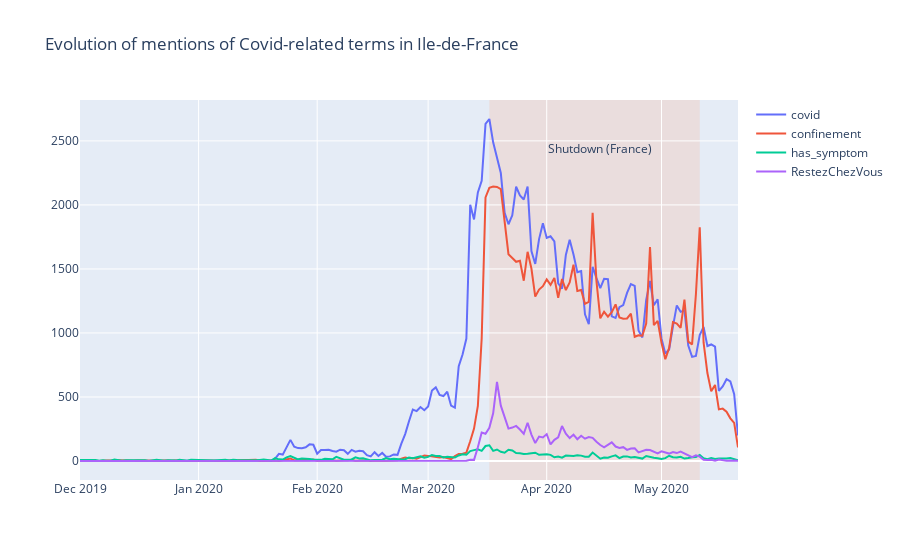

Notebook code cell kept with this figure:
### Markdown cell above
## Evolution of tweets related to COVID and symptoms

### Code cell
def plot_covid_evolution() :
    traces=[]
    df = tweets_symptoms
    for value in ['covid','confinement','has_symptom','RestezChezVous']:
        traces.append(go.Scatter(x = df['day'], 
                                 y = df[value].values,
                                mode = 'lines',
                                name = value))
    
    layout = go.Layout(title="Evolution of mentions of Covid-related terms in Ile-de-France")
    fig = go.Figure(traces, layout)
    
    fig.add_shape(dict(type="rect",
                       yref='paper',
                       x0='2020-03-17',
                       y0=0,
                       x1='2020-05-11',
                       y1=1,
                       fillcolor="LightSalmon",
                       opacity=0.2,
                       layer='below',
                       line_width=0))
    
    fig.update_layout(annotations=[dict(
        x='2020-04-15',
        y=0.9,
        yref="paper",
        text="Shutdown (France)", showarrow=False)])
    
    py.iplot(fig)
plot_covid_evolution()

### Figure 1 — Plotly figure (JSON) as saved in the notebook; plotly's stock layout.template omitted (floating-point values rounded to 4 significant figures; data arrays with more than 128 entries replaced by an {"elided": "..."} marker saying what was removed)
{"data": [{"mode": "lines", "name": "covid", "type": "scatter", "x": {"elided": "173 str values"}, "y": {"elided": "173 int values"}}, {"mode": "lines", "name": "confinement", "type": "scatter", "x": {"elided": "173 str values"}, "y": {"elided": "173 int values"}}, {"mode": "lines", "name": "has_symptom", "type": "scatter", "x": {"elided": "173 str values"}, "y": {"elided": "173 int values"}}, {"mode": "lines", "name": "RestezChezVous", "type": "scatter", "x": {"elided": "173 str values"}, "y": {"elided": "173 int values"}}], "layout": {"annotations": [{"showarrow": false, "text": "Shutdown (France)", "x": "2020-04-15", "y": 0.9, "yref": "paper"}], "shapes": [{"fillcolor": "LightSalmon", "layer": "below", "line": {"width": 0}, "opacity": 0.2, "type": "rect", "x0": "2020-03-17", "x1": "2020-05-11", "y0": 0, "y1": 1, "yref": "paper"}], "title": {"text": "Evolution of mentions of Covid-related terms in Ile-de-France"}}}
